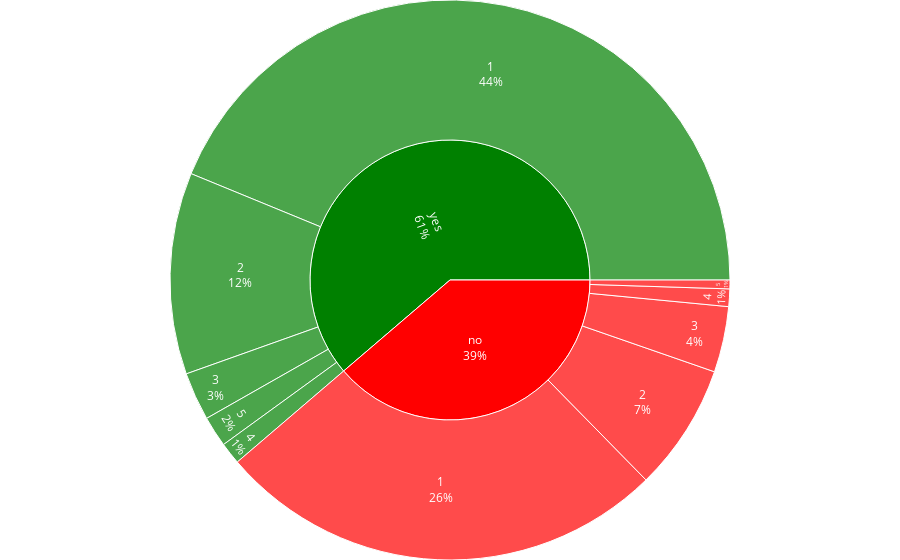

Source (notebook cell):
### Code cell
draw_sunburst(data_frame=data, path=['famsup', 'Dalc'], color='famsup', save=True, filename='famsup')

### Figure 1 — Plotly figure (JSON) as saved in the notebook; plotly's stock layout.template omitted (floating-point values rounded to 4 significant figures)
{"data": [{"branchvalues": "total", "customdata": [["no"], ["no"], ["no"], ["yes"], ["yes"], ["no"], ["yes"], ["yes"], ["no"], ["yes"], ["no"], ["yes"]], "domain": {"x": [0, 1], "y": [0, 1]}, "hovertemplate": "labels=%{label}<br>count=%{value}<br>parent=%{parent}<br>id=%{id}<br>famsup=%{customdata[0]}<extra></extra>", "ids": ["no/1", "no/2", "no/4", "yes/1", "yes/2", "no/3", "yes/3", "yes/4", "no/5", "yes/5", "no", "yes"], "labels": ["1", "2", "4", "1", "2", "3", "3", "4", "5", "5", "no", "yes"], "marker": {"colors": ["red", "red", "red", "green", "green", "red", "green", "green", "red", "green", "red", "green"]}, "maxdepth": -1, "name": "", "parents": ["no", "no", "no", "yes", "yes", "no", "yes", "yes", "no", "yes", "", ""], "textinfo": "label+percent entry", "type": "sunburst", "values": [103, 29, 4, 173, 46, 15, 11, 5, 2, 7, 153, 242]}], "layout": {"legend": {"tracegroupgap": 0}, "margin": {"b": 0, "l": 0, "r": 0, "t": 0}, "sunburstcolorway": ["red", "green", "blue", "orange"]}}
